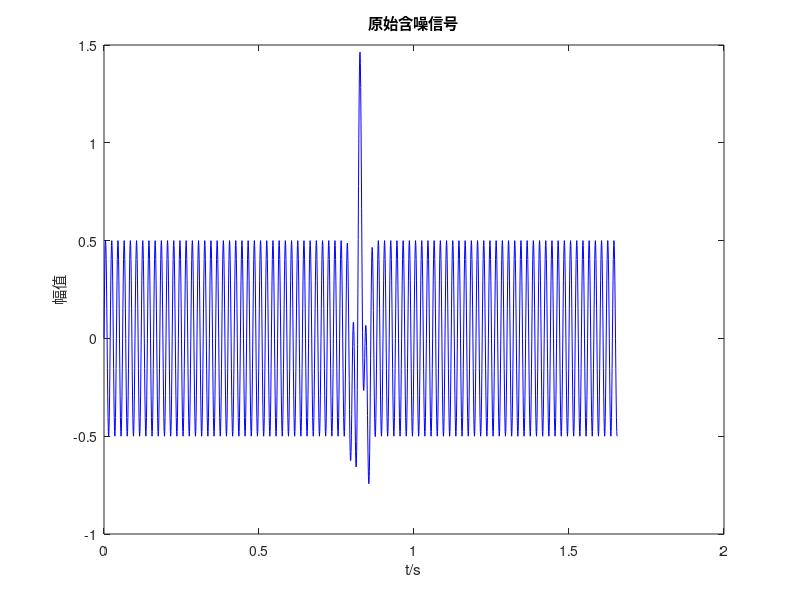

The MATLAB script that drew this image: (Note: this script raises an error after producing the figure.)
clc;clear;close all
%
addpath(genpath(fileparts(mfilename('fullpath'))));
%%%%%%%%%%%%%%%%%%%%%%%%%%%%%%%%%%%%%%%%%%%%%%%%%%%%%%%
% X = importdata('08.asc');
% Sig = X(2:end,3);
% fs = 12000;
% t = (0:length(Sig)-1)/fs;
%%%%%%%%%%%%%%%%%%%%%%%%%%%%%%%%%%%%%%%%%%%%%%%%%%%%%%%%%
%%%%%%%%%%%%%%%%%%%%%%%%%%%%%%%%%%%%%%%%%%%%%%%%%%%%%%%%%%%%%%%%%%%%%%%%%%%%%%%%%%%%%%%%%%%%
% 合成信号
fs = 1000;           % 采样频率 (Hz)
T = 1656 / fs;       % 信号长度（秒）
N = 1656;            % 信号点数
t = (0:N-1) / fs;    % 时间向量
% 生成雷克子波 (Ricker wavelet)
f0 = 20;             % 雷克子波的中心频率 (Hz)
ricker_wavelet = (1 - 2*(pi*f0*(t - t(round(N/2)))).^2) .* exp(-(pi*f0*(t - t(round(N/2)))).^2);
% 生成单频干扰信号 (例如频率为50 Hz的正弦波)
f_interference = 50;     % 干扰信号频率 (Hz)
interference_signal = 0.5 * sin(2*pi*f_interference*t);  % 干扰信号幅度为0.5
% 叠加信号
Sig= ricker_wavelet + interference_signal;
%%%%%%%%%%%%%%%%%%%%%%%%%%%%%%%%%%%%%%%%%%%%%%%%%%%%%%%%%%%%%%%%%%%%%%%%%%%%%%%%%%%%%%%%%%%%
figure;
plot(t,Sig,'b');
xlabel('t/s');ylabel('幅值')
title('原始含噪信号');

%% Perform K-SVD
NoiseSigma = NoiseEstimate(Sig);

Params.n = 100;
Params.m = Params.n * 2;
Params.E = 20 * NoiseSigma * getConstant(Params.n);

tic
[y_KSVD] = CleanKSVD(Sig, Params);
toc

figure;
plot(t,y_KSVD,'b');
xlabel('t/s');ylabel('幅值')
title('KSVD降噪结果');

window = 50;
Nfrebin = 1024;
SampFreq = 12000;

[Spec1,f] = STFT(Sig(:),SampFreq,Nfrebin,window);
a = abs(Spec1);
figure;
imagesc(t,f,abs(Spec1)); 
axis([0 max(t) 0 SampFreq/2]);
set(gcf,'Position',[20 100 320 250]);	 
xlabel('Time / Sec','FontSize',12,'FontName','Times New Roman');
ylabel('Frequency / Hz','FontSize',12,'FontName','Times New Roman');
set(gca,'YDir','normal')
set(gca,'FontSize',12);
set(gcf,'Color','w');	
b=f';

[Spec2,f] = STFT(y_KSVD(:),SampFreq,Nfrebin,window);
figure;
imagesc(t,f,abs(Spec2));
axis([0 max(t) 0 SampFreq/2]);
set(gcf,'Position',[20 100 320 250]);	 
xlabel('Time / Sec','FontSize',12,'FontName','Times New Roman');
ylabel('Frequency / Hz','FontSize',12,'FontName','Times New Roman');
set(gca,'YDir','normal')
set(gca,'FontSize',12);
set(gcf,'Color','w');
%%